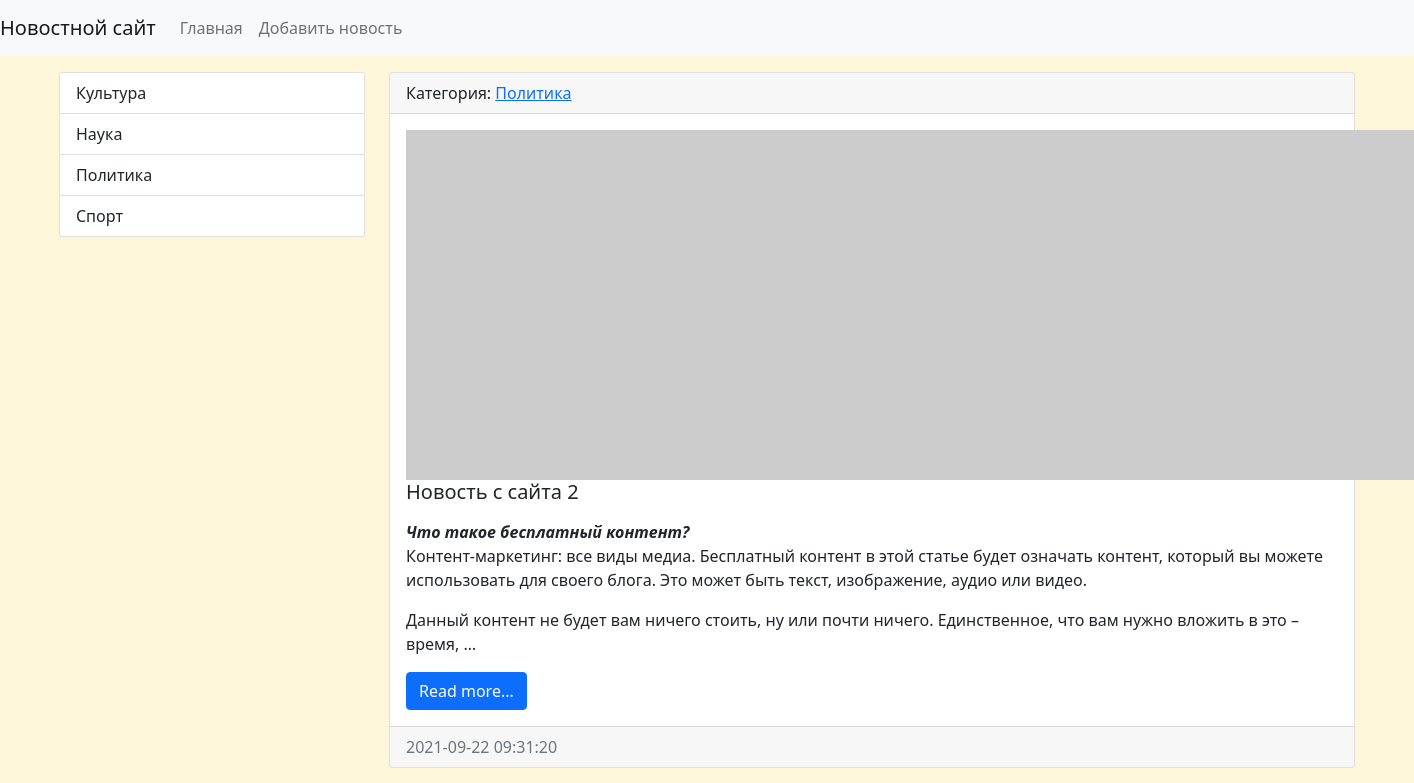
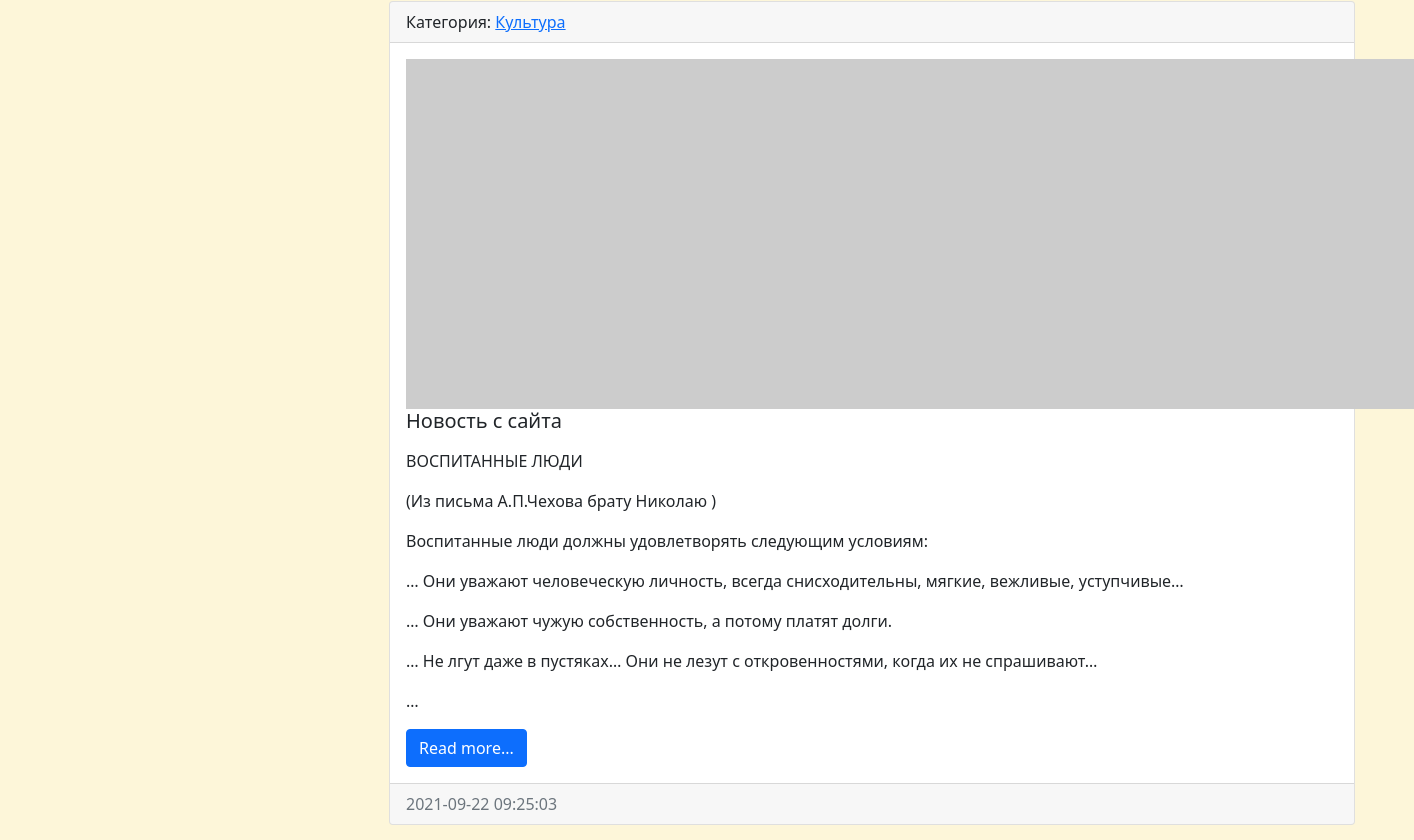
/ (upper part), run on an earlier commit of the app's database (2 pictures, top to bottom).
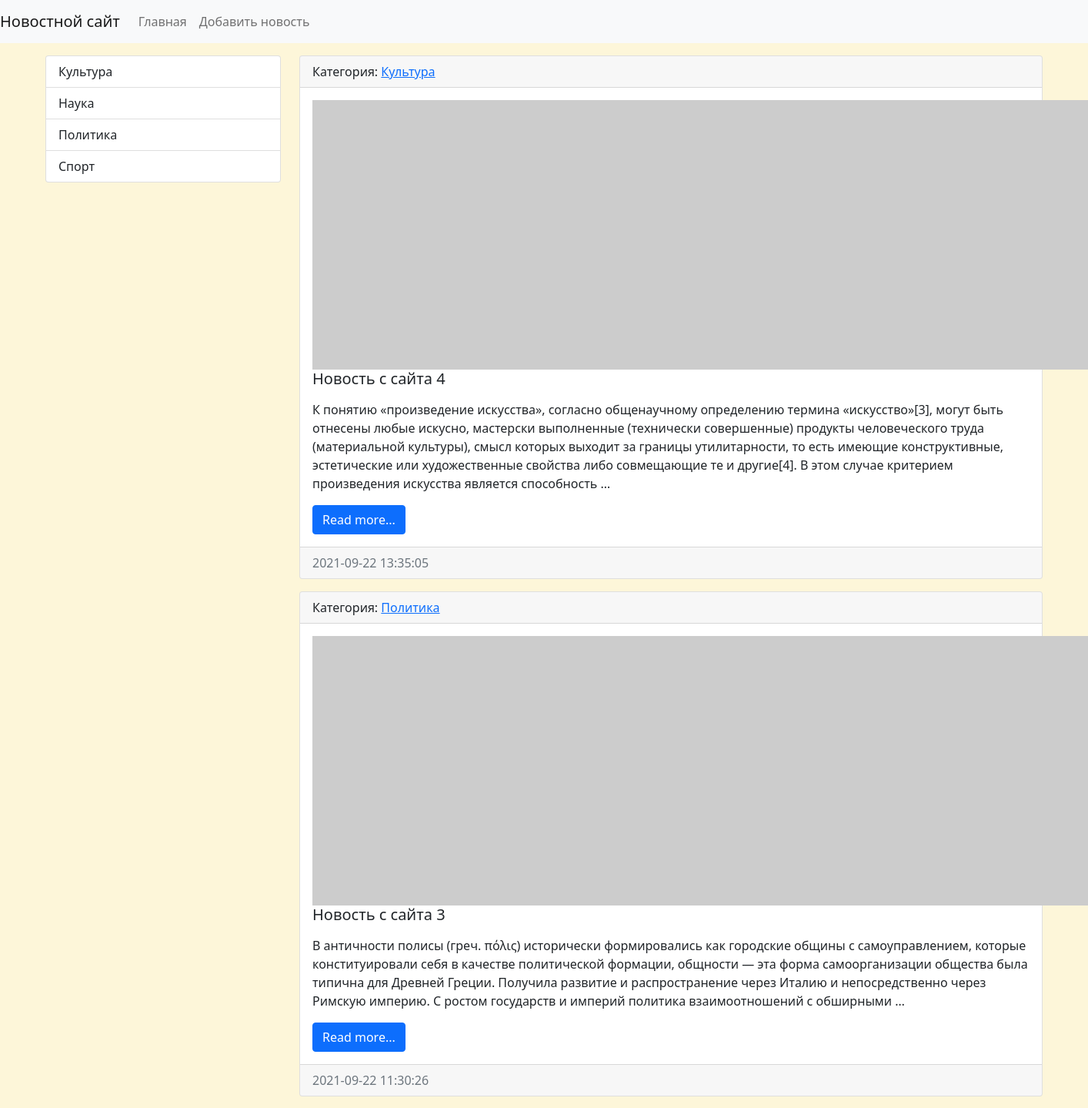
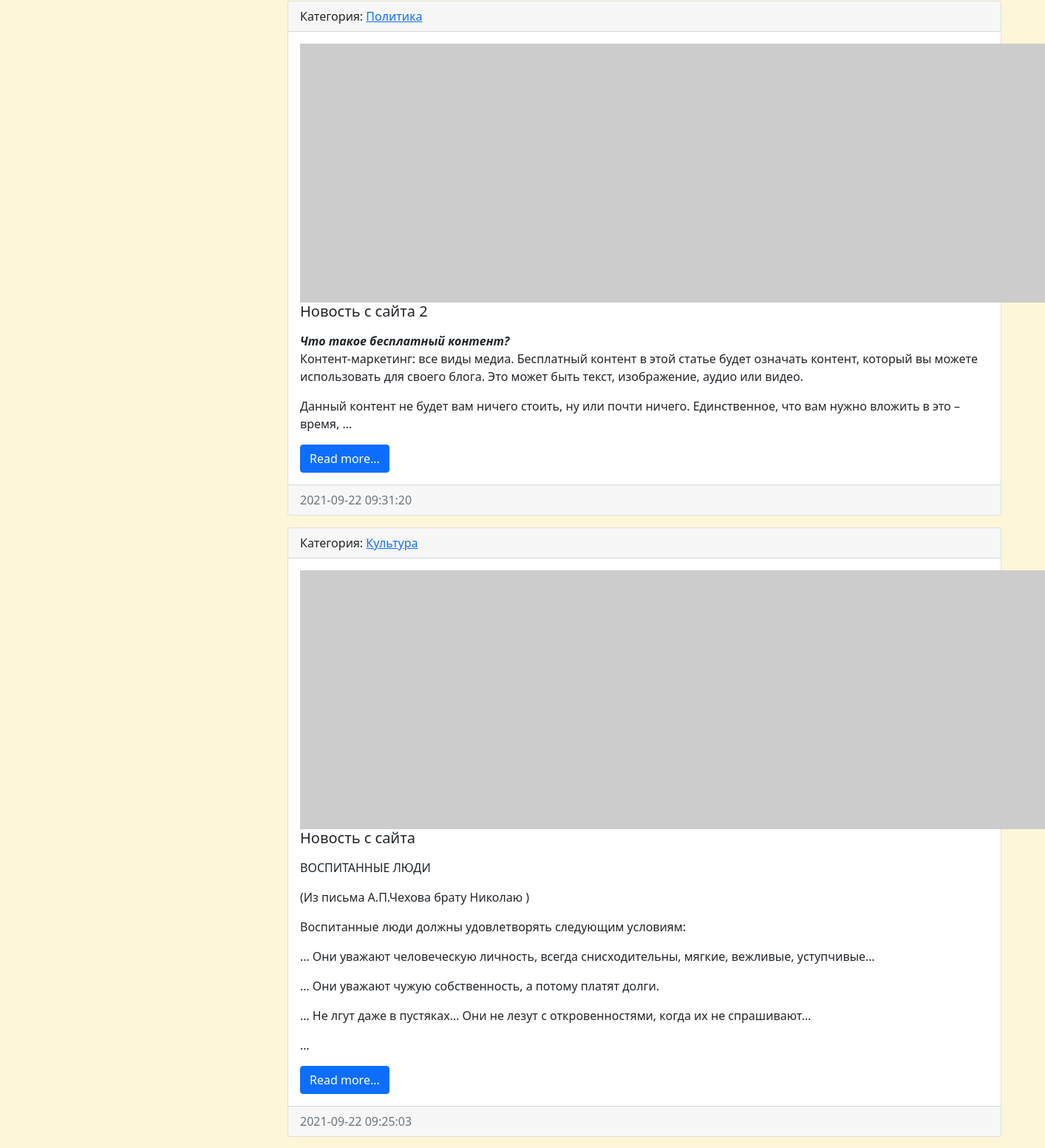
And on a later commit of the database (2 pictures, top to bottom).
### news/models.py (models this page shows, shortened)
class Category(models.Model):
    title = models.CharField(max_length=150, db_index=True, verbose_name='Наименование категории')
    def get_absolute_url(self):
        return reverse('category', kwargs={"category_id": self.pk})
    def __str__(self):
        return self.title
    class Meta:
        verbose_name = 'Категория'
        verbose_name_plural = 'Категории'
        ordering = ['title']

class News(models.Model):
    title = models.CharField(max_length=150, verbose_name='Наименование')
    content = models.TextField(blank=True, verbose_name='Контент')
    created_at = models.DateTimeField(auto_now_add=True, verbose_name='Дата публикации')
    updated_at = models.DateTimeField(auto_now=True, verbose_name='Обновлено')
    photo = models.ImageField(upload_to='photos/%Y/%m/%d/', verbose_name='Фото', blank=True)
    is_published = models.BooleanField(default=True, verbose_name='Опубликовано')
    category = models.ForeignKey('Category', on_delete=models.PROTECT, null=True, verbose_name='Категория')
    def get_absolute_url(self):
        return reverse('view_news', kwargs={"pk": self.pk})
    class Meta:
        verbose_name = 'Новость'
        verbose_name_plural = 'Новости'
        ordering = ['-created_at']

### news/views.py (the view)
# urls.py: path('', HomeNews.as_view(), name='home'),
class HomeNews(ListView):
    model = News
    template_name = 'news/home_news_list.html'  # Change directory
    context_object_name = 'news'   # Change name of way in content
    def get_context_data(self, *, object_list=None, **kwargs):
        context = super().get_context_data(**kwargs)
        context['title'] = 'Главная страница'
        return context
    def get_queryset(self):
        return News.objects.filter(is_published=True)

### news/templatetags/news_tags.py (called while the page is built)
@register.inclusion_tag('news/list_categories.html')
def show_categories(arg1='Hello', arg2='world'):
    categories = Category.objects.all()
    return {"categories": categories, "arg1": arg1, "arg2": arg2}

### news/templates/news/home_news_list.html (shortened to what this page needs)
{% extends 'base.html' %}
{% block sidebar %}
{% include 'inc/_sidebar.html' %}
{% endblock %}
{% block content %}
{% for item in news %}
<div class="card mb-3">
    <div class="card-header">
        Категория: <a href="{{ item.category.get_absolute_url }}">{{ item.category }}</a>
    </div>
    <div class="card-body">
        <div class="media">
            {% if item.photo %}
            <img src="{{ item.photo.url }}" alt="" width="350" class="mr-3">
            {% else %}
            <img src="https://picsum.photos/id/1060/350/235/?blur=2" alt="" class="mr-3">
            {% endif %}
            <div class="media-body">
                <h5 class="card-title">{{ item.title }}</h5>
                <p class="card-text">{{ item.content|safe|linebreaks|truncatewords:50 }}</p>
                <a href="{{ item.get_absolute_url }}" class="btn btn-primary">Read more...</a>
            </div>
        </div>
    </div>
    <div class="card-footer text-muted">
        {{ item.created_at|date:"Y-m-d H:i:s" }}
    </div>
</div>
{% endfor %}
{% endblock %}

### templates/base.html (shortened to what this page needs)
<!doctype html>
{% load static %}
<html lang="en">
<head>
    <link rel="stylesheet" href="{% static 'bootstrap/css/bootstrap.min.css' %}">
    <link rel="stylesheet" href="{% static 'css/style.css' %}">
</head>
<body>
{% include 'inc/_nav.html' %}
<div class="container mt-3">
    <div class="row">
        <div class="col-md-3">
            {% block sidebar %}SIDEBAR{% endblock %}
        </div>
        <div class="col-md-9">
            {% block content %}CONTENT{% endblock %}
        </div>
    </div>
</div>
</body>
</html>

### templates/inc/_nav.html (shortened to what this page needs)
<nav class="navbar navbar-expand-lg navbar-light bg-light">
    <a class="navbar-brand" href="{% url 'home' %}">Новостной сайт</a>
    <div class="collapse navbar-collapse" id="navbarSupportedContent">
        <ul class="navbar-nav mr-auto">
            <li class="nav-item"><a class="nav-link" href="{% url 'home' %}">Главная</a></li>
            <li class="nav-item"><a class="nav-link" href="{% url 'add_news' %}">Добавить новость</a></li>
        </ul>
    </div>
</nav>

### templates/inc/_sidebar.html (shortened to what this page needs)
{% load news_tags %}
{% show_categories %}

### news/templates/news/list_categories.html
<div class="list-group">
    {% for item in categories %}
    <a href="{{ item.get_absolute_url }}" class="list-group-item list-group-item-action">{{ item.title }}</a>
    {% endfor %}
</div>

### mysite/static/css/style.css (style rules this page uses)
body { background-color: #FDF6D9; }

What changed in the data, as far as the page shows it:
added News: category "Культура", title "Новость с сайта 4", content "К понятию «произведение искусства», согласно общенаучному определению термина «искусство»[3], могут быть отнесены любые искусно, мастерски выполненные (технически совершенные) продукты человеческого труда (материальной культуры), смысл которых выходит за границы утилитарности, то есть имеющие конструктивные, эстетические или художественные свойства либо совмещающие те и другие[4]. В этом случае критерием произведения искусства является способность …", created_at "2021-09-22 13:35:05"
added News: category "Политика", title "Новость с сайта 3", content "В античности полисы (греч. πόλις) исторически формировались как городские общины с самоуправлением, которые конституировали себя в качестве политической формации, общности — эта форма самоорганизации общества была типична для Древней Греции. Получила развитие и распространение через Италию и непосредственно через Римскую империю. С ростом государств и империй политика взаимоотношений с обширными …", created_at "2021-09-22 11:30:26"
